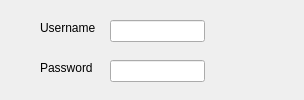
<?xml version="1.0" encoding="UTF-8"?>
<ui version="4.0">
 <class>Form</class>
 <widget class="QWidget" name="Form">
  <property name="geometry">
   <rect>
    <x>0</x>
    <y>0</y>
    <width>304</width>
    <height>100</height>
   </rect>
  </property>
  <property name="windowTitle">
   <string>Form</string>
  </property>
  <widget class="QLabel" name="uname">
   <property name="geometry">
    <rect>
     <x>40</x>
     <y>20</y>
     <width>71</width>
     <height>16</height>
    </rect>
   </property>
   <property name="text">
    <string>Username</string>
   </property>
  </widget>
  <widget class="QLabel" name="pwd">
   <property name="geometry">
    <rect>
     <x>40</x>
     <y>60</y>
     <width>61</width>
     <height>16</height>
    </rect>
   </property>
   <property name="text">
    <string>Password</string>
   </property>
  </widget>
  <widget class="KLineEdit" name="kcfg_uname">
   <property name="geometry">
    <rect>
     <x>110</x>
     <y>20</y>
     <width>95</width>
     <height>22</height>
    </rect>
   </property>
  </widget>
  <widget class="KLineEdit" name="kcfg_pwd">
   <property name="geometry">
    <rect>
     <x>110</x>
     <y>60</y>
     <width>95</width>
     <height>22</height>
    </rect>
   </property>
   <property name="echoMode">
    <enum>QLineEdit::Password</enum>
   </property>
  </widget>
 </widget>
 <customwidgets>
  <customwidget>
   <class>KLineEdit</class>
   <extends>QLineEdit</extends>
   <header>klineedit.h</header>
  </customwidget>
 </customwidgets>
 <resources/>
 <connections/>
</ui>
